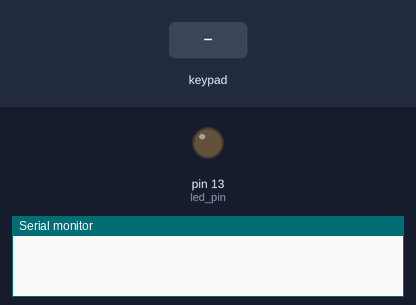
Bench run of a sketch on a simulated Arduino Uno, built with avr-gcc and run on an emulated ATmega328P. Shown: output pins drawn as LEDs (lit = HIGH), the last lines printed to the serial monitor. Inputs (shaded band) come from the test bench.

Above: at 1.2 s.
1.3 s: key '#' pressed
At 1.9 s:
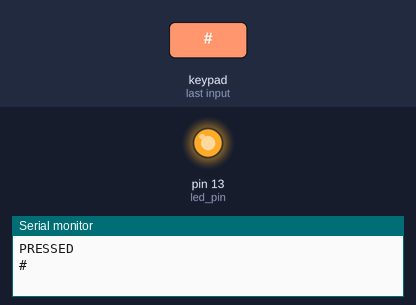
7.4 s: keypad keys 9 8 7 6 * pressed 0.4 s apart
At 10.0 s:
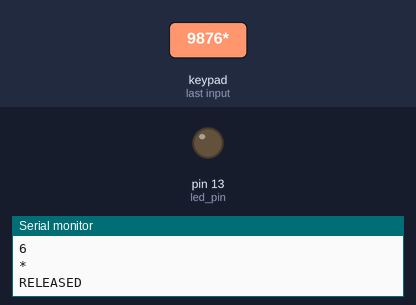
Timing chart, 0 to 11.5 s (numbered marks = the images above; inputs shaded):
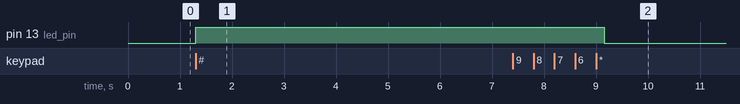

The sketch:

keypad.ino
```cpp
#include <Keypad.h>

const byte ROWS = 4;
const byte COLS = 4;

char keys[ROWS][COLS] = {
  {'1', '2', '3', 'A'},
  {'4', '5', '6', 'B'},
  {'7', '8', '9', 'C'},
  {'*', '0', '#', 'D'}
};

byte rowPins[ROWS] = {9, 8, 7, 6};
byte colPins[COLS] = {5, 4, 3, 2};

Keypad keypad = Keypad(makeKeymap(keys), rowPins, colPins, ROWS, COLS);
int led_pin = 13;
boolean blink = false;

void setup() {
  // put your setup code here, to run once:
  Serial.begin(9600);
  pinMode(led_pin, OUTPUT);
  keypad.addEventListener(listener);
}

void loop() {
  // put your main code here, to run repeatedly:
  char key = keypad.getKey();

  if(key != NO_KEY) {
    Serial.println(key);
  }
}

void listener(KeypadEvent key) {
  switch(keypad.getState()) {
    case PRESSED:
      if(key == '#') {
        digitalWrite(led_pin, true);
        Serial.println("PRESSED");
      }
      break;
    case RELEASED:
      if(key == '*') {
        digitalWrite(led_pin, false);
        Serial.println("RELEASED");
      }
      break;
    case HOLD:
      if(key == '*') {
        Serial.println("HOLDING");
      }
  }
}
```

Measured:
- after the input at 1.3 s, pin 13 (led_pin): LOW → HIGH at once
- after the input at 7.4 s, pin 13 (led_pin): HIGH → LOW after 1.8 s
